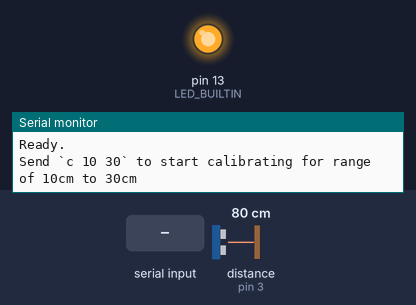
A sketch run on a simulated Arduino Uno, built with avr-gcc and run on an emulated ATmega328P. Shown: output pins drawn as LEDs (lit = HIGH), the last lines printed to the serial monitor. Dashed ring = blinking. The inputs (shaded band) are chosen by the test bench; at power-on: distance to the obstacle (sensor on pin 3) 80 cm. The echo pulse lasts 58.3 µs per cm; pins used as bus, display or sensor lines are not drawn.

Above: at 1.2 s.
1.3 s: "c90\n" received over Serial
At 2.31 s:
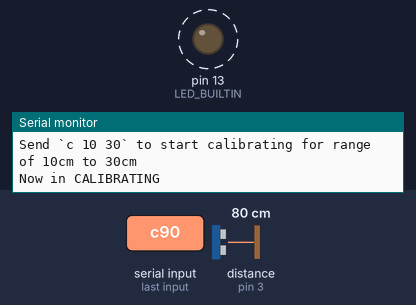
Timing chart, 0 to 10.3 s (numbered marks = the images above; inputs shaded):
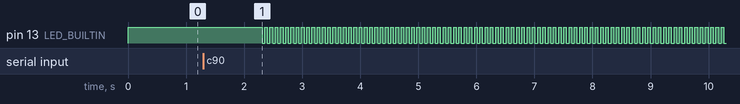

The sketch:

firmware.ino
```cpp
#define US_TRIG 2
#define US_ECHO 3
#define IR_LEVEL A0

void setup()
{
  pinMode(LED_BUILTIN, OUTPUT);
  digitalWrite(LED_BUILTIN, HIGH);
  Serial.begin(9600);

  //
  // Ultrasonic init
  //
  pinMode(US_TRIG, OUTPUT);
  pinMode(US_ECHO, INPUT);

  digitalWrite(US_TRIG, LOW);

  Serial.println("Ready.");
  Serial.println("Send `c 10 30` to start calibrating for range of 10cm to 30cm");
}

int us_distance() {
  digitalWrite(US_TRIG, HIGH);
  delayMicroseconds(10);
  digitalWrite(US_TRIG, LOW);

  int duration = pulseIn(US_ECHO, HIGH);
  float distance = duration * 0.034 / 2;

  return distance;
}

void ir_measure() {
  int level = analogRead(A0);

  Serial.println(level);
}

enum SYSTEM_MODES {
  AWAITING_COMMANDS,
  CALIBRATING
} system_mode = AWAITING_COMMANDS;

struct cal_state_t {
  int start;
  int stop;
  long* bins; // Корзины значений с инфракрасного дальномера, одна корзина - один сантиметр
  char* count; // Количество значений в корзине, будет использоваться для усреднения
} cal_state = {0};

static void start_calibration(int start, int stop) {
  if (cal_state.bins) free(cal_state.bins);
  if (cal_state.count) free(cal_state.count);

  cal_state.bins = calloc(stop + 1, sizeof(long));
  cal_state.count = calloc(stop + 1, 1);

  cal_state.start = start;
  cal_state.stop = stop;

  system_mode = CALIBRATING;

  Serial.println("Now in CALIBRATING");
}

static void wait_commands() {
  if (Serial.available() > 1) {
    char cmd = Serial.read();
    char sep = Serial.read();

    switch (cmd) {
      case 'c':
        int start = Serial.parseInt();
        int stop = Serial.parseInt();

        start_calibration(start, stop);

        break;
      default:
        Serial.println("Unknown command");
        break;
    }
  }
}

static void calibration_complete() {
  Serial.println("Leaving CALIBRATION.");

  for (int i = cal_state.start; i <= cal_state.stop; i++) {
    Serial.print(i);
    Serial.print("\t");
    Serial.println(cal_state.bins[i]);
  }

  Serial.println("Send `c 10 30` to start calibrating for range of 10cm to 30cm");
  system_mode = AWAITING_COMMANDS;
}

static void calibration_step() {
  for (int i = cal_state.start; i <= cal_state.stop; i++) {
    if (cal_state.count[i] < 50)
      break;

    if (i == cal_state.stop)
      calibration_complete();
  }

  // Берём расстояние по звуку
  int distance = us_distance();

  // Если расстояние вне диапазона калибровки - мигать светодиодом очень быстро
  if (distance < cal_state.start or distance > cal_state.stop) {
    digitalWrite(LED_BUILTIN, !digitalRead(LED_BUILTIN));
    delay(40);
    return;
  }

  // Если соответствующая корзина уже полна - светодиод горит
  // Иначе светодиод выключен и мы накапливаем значения
  if (cal_state.count[distance] >= 50) {
    digitalWrite(LED_BUILTIN, HIGH);
    delay(100);
    return;
  } else {
    digitalWrite(LED_BUILTIN, LOW);
  }

  cal_state.bins[distance] += analogRead(A0);
  cal_state.count[distance]++;

  if (cal_state.count[distance] == 50) {
    Serial.print("Finished calibrating for distance ");
    Serial.println(distance);
  }
}

void loop()
{
  switch (system_mode) {
    case AWAITING_COMMANDS:
      wait_commands();
      break;
    case CALIBRATING:
      calibration_step();
      break;
  }

  //us_measure();
  //ir_measure();
  //delay(250);
}
```

Measured:
- after the input at 1.3 s, pin 13 (LED_BUILTIN): alternates HIGH for 0.05 s and LOW for 0.05 s, starting after 1.0 s
